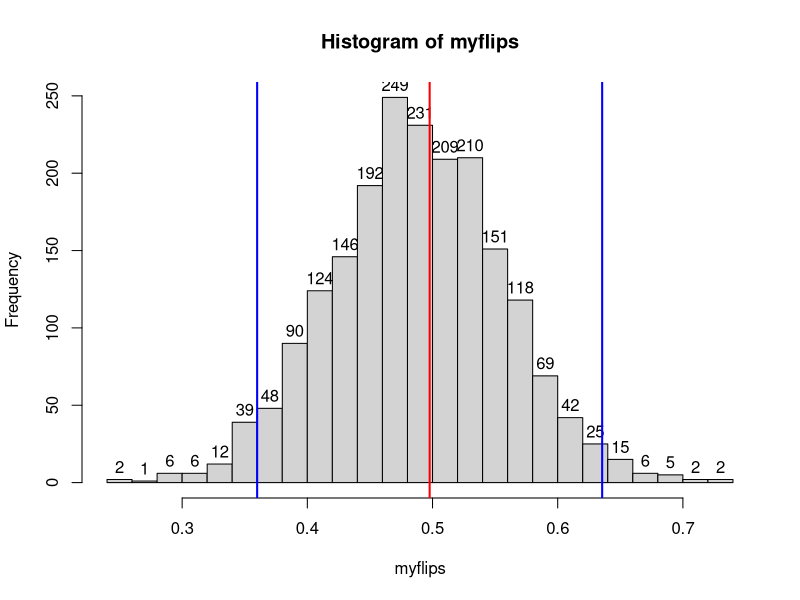
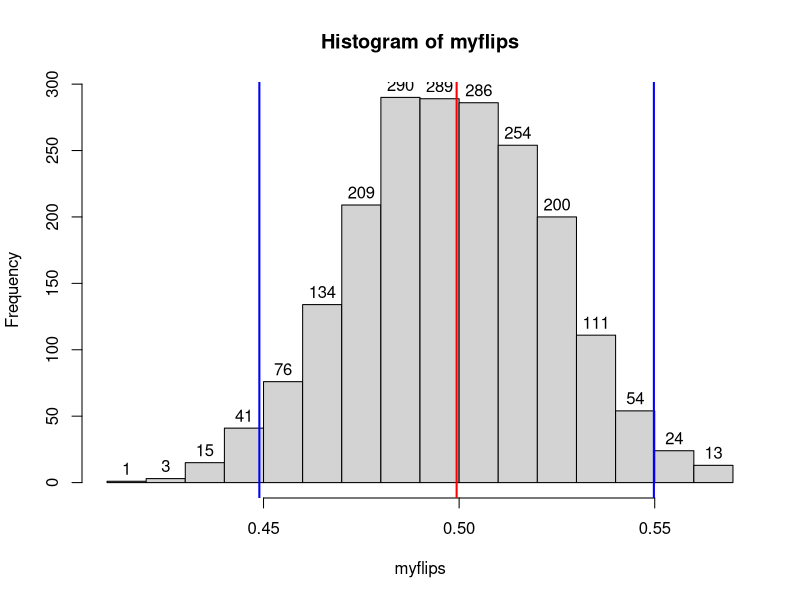

Source code (R) for these figures, in order:
#   November 14 

mysamp <- sample(1:100, 50, replace = TRUE)
sum ( mysamp <= 30) /50 

#2
myflips <- sample ( c("HEADS", "TAILS"), 400, replace = TRUE)
myflips
sum (myflips == "HEADS") /400


#3
myguess <- sample ( c("A", "B", "C", "D"), 400, replace = TRUE)
myguess
sum (myguess == "A") /400

#4
myflips <- rep(0, 2000)
for ( j in 1:2000)
{
  mysamp <- sample ( c("HEADS", "TAILS"), 50, replace = TRUE)
  myflips[j] <- sum (mysamp == "HEADS") /50
}
mean(myflips)
sd(myflips)
fliphist <- hist(myflips, breaks = 30, labels = TRUE)
upper2sd = mean(myflips) + 2 * sd(myflips)
lower2sd =  mean(myflips) - 2  * sd(myflips)
abline(v = mean(myflips), lwd = 2, col = "RED" )
abline(v = upper2sd, lwd = 2, col = "BLUE" )
abline(v = lower2sd, lwd = 2, col = "BLUE" )


#7 
myflips <- rep(0, 2000)
for ( j in 1:2000)
{
  mysamp <- sample ( c("HEADS", "TAILS"), 400, replace = TRUE)
  myflips[j] <- sum (mysamp == "HEADS") /400
}
mean(myflips)
sd(myflips)
fliphist <- hist(myflips, breaks = 20, labels = TRUE)
upper2sd = mean(myflips) + 2  * sd(myflips)
lower2sd =  mean(myflips) - 2  * sd(myflips)
abline(v = mean(myflips), lwd = 2, col = "RED" )
abline(v = upper2sd, lwd = 2, col = "BLUE" )
abline(v = lower2sd, lwd = 2, col = "BLUE" )


